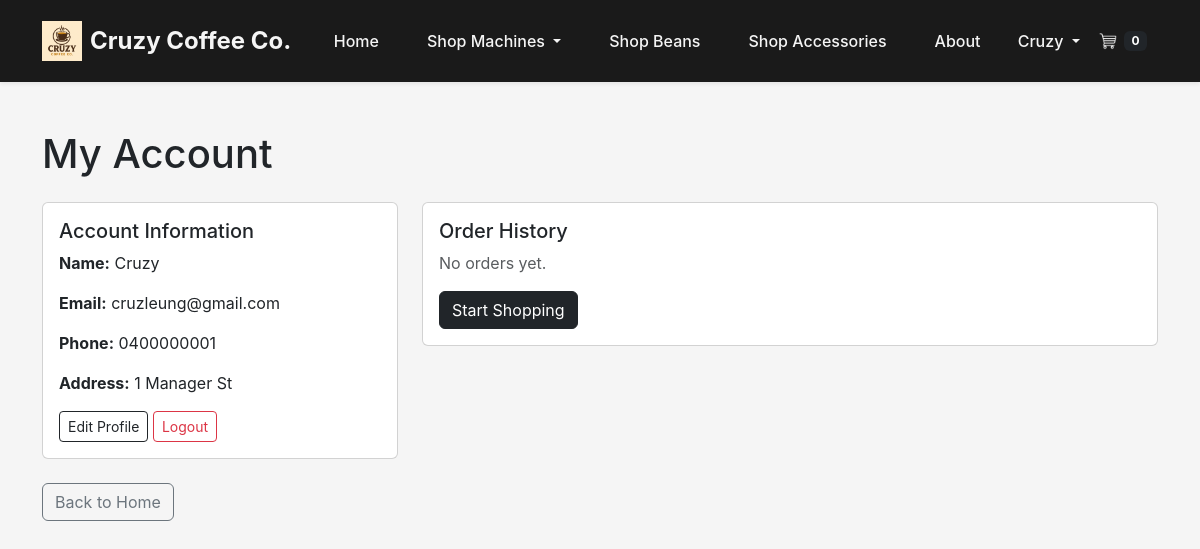
/account (signed in), run on the app's committed database.
### tables this page shows
CREATE TABLE customers (
    id INTEGER PRIMARY KEY AUTOINCREMENT,
    name TEXT NOT NULL,
    email TEXT UNIQUE NOT NULL,
    password TEXT NOT NULL,
    phone TEXT,
    address TEXT,
    role TEXT DEFAULT 'customer' CHECK(role IN ('customer', 'admin', 'manager')),
    created_at TIMESTAMP DEFAULT CURRENT_TIMESTAMP
);

### app.py (the view)
@app.route("/account")
@login_required
def account():
    conn = get_db_connection()
    user = conn.execute("""
        SELECT * FROM customers WHERE id = ?
    """, (session['user_id'],)).fetchone()
    orders = conn.execute("""
        SELECT * FROM orders
        WHERE customer_id = ?
        ORDER BY created_at DESC
    """, (session['user_id'],)).fetchall()
    conn.close()
    return render_template('account.html', user=user, orders=orders, year=2025)

### app.py (called while the page is built)
def get_db_connection():
    conn = sqlite3.connect('store.db')
    conn.row_factory = sqlite3.Row
    return conn

def login_required(f):
    @wraps(f)
    def decorated_function(*args, **kwargs):
        if 'user_id' not in session:
            flash('Please log in to access this page.', 'warning')
            return redirect(url_for('login', next=request.url))
        return f(*args, **kwargs)
    return decorated_function

### templates/account.html (shortened to what this page needs)
<!DOCTYPE html>
<html lang="en">
<head>
    <link href="https://cdn.jsdelivr.net/npm/bootstrap@5.3.0/dist/css/bootstrap.min.css" rel="stylesheet">
    <link rel="stylesheet" href="{{ url_for('static', filename='css/styles.css') }}">
</head>
<body class="site-bg text-dark d-flex flex-column min-vh-100">
    <nav class="navbar navbar-expand-lg navbar-light site-nav shadow-sm">
        <div class="container">
            <a class="navbar-brand fw-bold d-flex align-items-center" href="{{ url_for('index') }}">
                <img src="{{ url_for('static', filename='img/coffee_logo.png') }}" alt="Cruzy Coffee Co." height="40" class="me-2">
                <span>Cruzy Coffee Co.</span>
            </a>
            <div class="collapse navbar-collapse" id="navmenu">
                <ul class="navbar-nav mx-auto">
                    <li class="nav-item px-3">
                        <a class="nav-link" href="{{ url_for('index') }}">Home</a>
                    </li>
                    <li class="nav-item dropdown px-3">
                        <a class="nav-link dropdown-toggle" href="#" id="machinesDropdown" role="button" data-bs-toggle="dropdown">
                            Shop Machines
                        </a>
                    </li>
                    <li class="nav-item px-3">
                        <a class="nav-link" href="{{ url_for('beans') }}">Shop Beans</a>
                    </li>
                    <li class="nav-item px-3">
                        <a class="nav-link" href="{{ url_for('accessories') }}">Shop Accessories</a>
                    </li>
                    <li class="nav-item px-3">
                        <a class="nav-link" href="{{ url_for('about') }}">About</a>
                    </li>
                </ul>
                <ul class="navbar-nav ms-auto">
                    {% if session.user_id %}
                        <li class="nav-item dropdown">
                            <a class="nav-link dropdown-toggle" href="#" id="accountDropdown" role="button" data-bs-toggle="dropdown">
                                {{ session.user_name }}
                            </a>
                        </li>
                    {% endif %}
                    <li class="nav-item dropdown">
                        <a class="nav-link position-relative d-flex align-items-center" href="#" id="cartDropdown" role="button" data-bs-toggle="dropdown" aria-expanded="false">
                            <img src="{{ url_for('static', filename='img/cart.png') }}" alt="Cart" style="height: 24px; width: 24px;">
                            <span id="mini-cart-count" class="badge bg-dark ms-1">0</span>
                        </a>
                    </li>
                </ul>
            </div>
        </div>
    </nav>
    <div class="container py-5">
        <h1 class="mb-4">My Account</h1>
        <div class="row g-4">
            <div class="col-md-4">
                <div class="card">
                    <div class="card-body">
                        <h5 class="card-title">Account Information</h5>
                        <p><strong>Name:</strong> {{ user.name }}</p>
                        <p><strong>Email:</strong> {{ user.email }}</p>
                        <p><strong>Phone:</strong> {{ user.phone or 'Not provided' }}</p>
                        <p><strong>Address:</strong> {{ user.address or 'Not provided' }}</p>
                        <a href="{{ url_for('edit_account') }}" class="btn btn-outline-dark btn-sm">Edit Profile</a>
                        <a href="{{ url_for('logout') }}" class="btn btn-outline-danger btn-sm">Logout</a>
                    </div>
                </div>
            </div>
            <div class="col-md-8">
                <div class="card">
                    <div class="card-body">
                        <h5 class="card-title">Order History</h5>
                        {% if orders %}
                            <div class="table-responsive">
                                <table class="table">
                                    <thead>
                                        <tr>
                                            <th>Order #</th>
                                            <th>Date</th>
                                            <th>Status</th>
                                            <th>Total</th>
                                            <th>Actions</th>
                                        </tr>
                                    </thead>
                                    <tbody>
                                        {% for order in orders %}
                                        <tr>
                                            <td>#{{ order.id }}</td>
                                            <td>{{ order.created_at }}</td>
                                            <td><span class="badge bg-secondary">{{ order.status }}</span></td>
                                            <td>${{ '%.2f'|format(order.total) }}</td>
                                            <td>
                                                <a href="{{ url_for('order_success', order_id=order.id) }}"
                                                   class="btn btn-sm btn-outline-primary">View</a>
                                            </td>
                                        </tr>
                                        {% endfor %}
                                    </tbody>
                                </table>
                            </div>
                        {% else %}
                            <p class="text-muted">No orders yet.</p>
                            <a href="{{ url_for('machines', category='semi-auto') }}" class="btn btn-dark">Start Shopping</a>
                        {% endif %}
                    </div>
                </div>
            </div>
        </div>
        <div class="mt-4">
            <a href="{{ url_for('index') }}" class="btn btn-outline-secondary">Back to Home</a>
        </div>
    </div>
</body>
</html>

### static/css/styles.css (style rules this page uses)
:root { --brand-black: #1A1A1A; --brand-brown: #8B4513; --brand-light: #F5F5F5; --brand-gold: #D4AF37; --muted: #6b6b6b; --product-bg: #F5E0B8; --product-fg: var(--brand-black); }
body.site-bg { background: var(--brand-light); color: var(--brand-black); font-family: 'Inter', system-ui, -apple-system, sans-serif; }
.site-nav { background: var(--brand-black); padding: 1rem 0; }
.navbar-brand { color: var(--brand-light) !important; font-size: 1.5rem; }
.navbar .nav-link { color: var(--brand-light) !important; font-weight: 500; }
.navbar-nav { margin: 0 auto; align-items: center; }
html { scroll-behavior: smooth; }

### data on the page
customers: user_name "Cruzy", name "Cruzy", email "cruzleung@gmail.com", phone "0400000001", address "1 Manager St"
